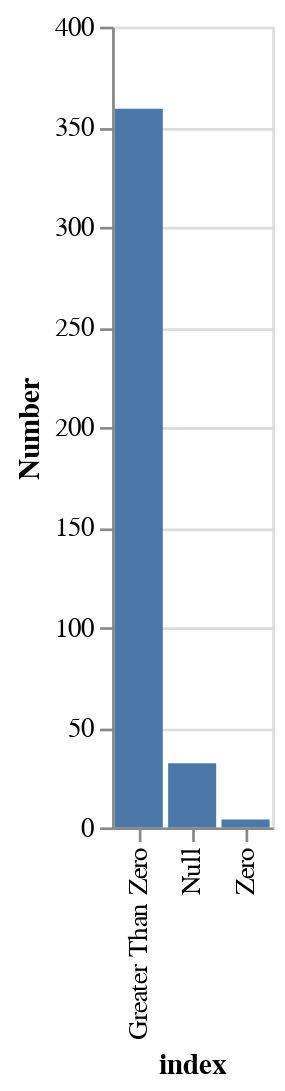

The cell this chart's notebook holds for it:
### Markdown cell above
Just to quickly visualize how much data is missing, versus how many people didn't put anything down, versus how many people did use a down payment:

### Code cell
alt.Chart(DownPayment_breakdown).mark_bar().encode(
    x='index',
    y='Number'
)

### Figure 1 — Vega-Lite specification as saved in the notebook (floating-point values rounded to 4 significant figures)
{"config": {"view": {"continuousWidth": 400, "continuousHeight": 300}}, "data": {"name": "data-fedb2aefc74bd7e794a8a168cbf37e7d"}, "mark": "bar", "encoding": {"x": {"field": "index", "type": "nominal"}, "y": {"field": "Number", "type": "quantitative"}}, "$schema": "https://vega.github.io/schema/vega-lite/v4.17.0.json", "datasets": {"data-fedb2aefc74bd7e794a8a168cbf37e7d": [{"index": "Null", "Number": 32}, {"index": "Zero", "Number": 4}, {"index": "Greater Than Zero", "Number": 359}]}}
